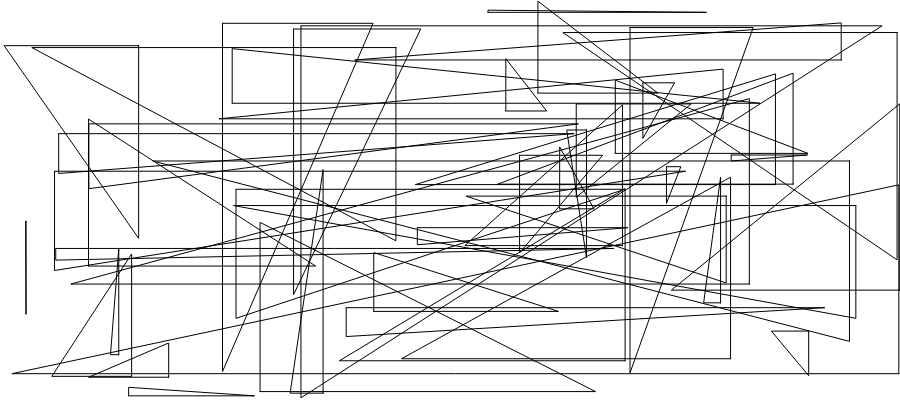
Frame 1 (no input)
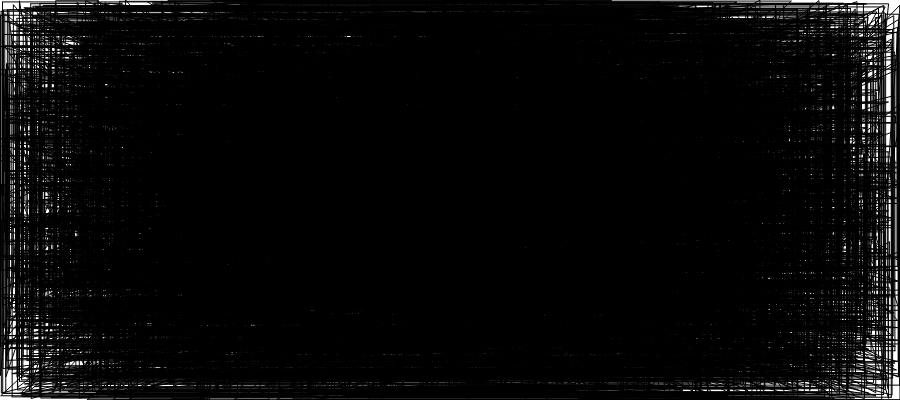
Frame 60 (no input)
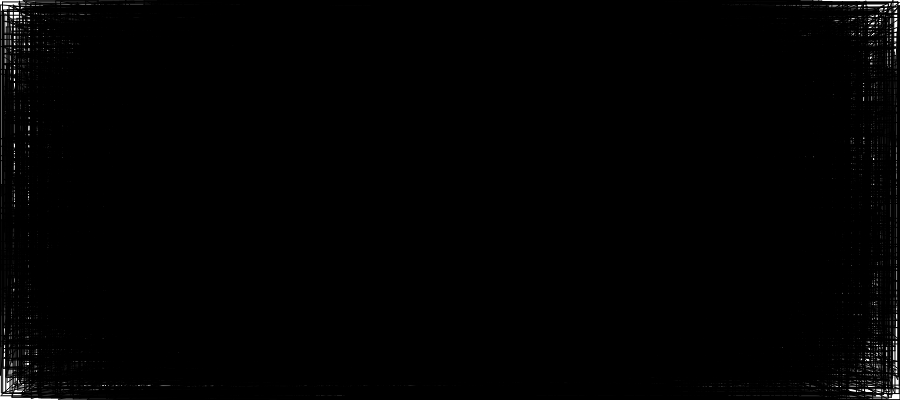
Frame 120 (the mouse pressed at the canvas centre since frame 60)

The p5.js sketch that drew these frames (run headless with seeded random() and noise() and a simulated clock; from frame 60 on, the mouse is pressed at the canvas centre):

// p5.js sketch
// ── sketch.js
function setup(){
  createCanvas(900, 400);
  var x1, y1, x2, y2; // 2 points and i
}
function draw(){
 for (var i=0; i<50; i++) {//i as for condition to execute it
   x1=random(0,900);// the range
   y1=random(0,400);
   x2=random(0,900);
   y2=random(0,400);
   noFill();
   beginShape();
   vertex(x1,y1);
   vertex(x2,y1);
   vertex(x2,y1);
   vertex(x1,y2);
   endShape(CLOSE);
   x1=x2; // means continue and replace
   y1=y2;
 }
}



  
